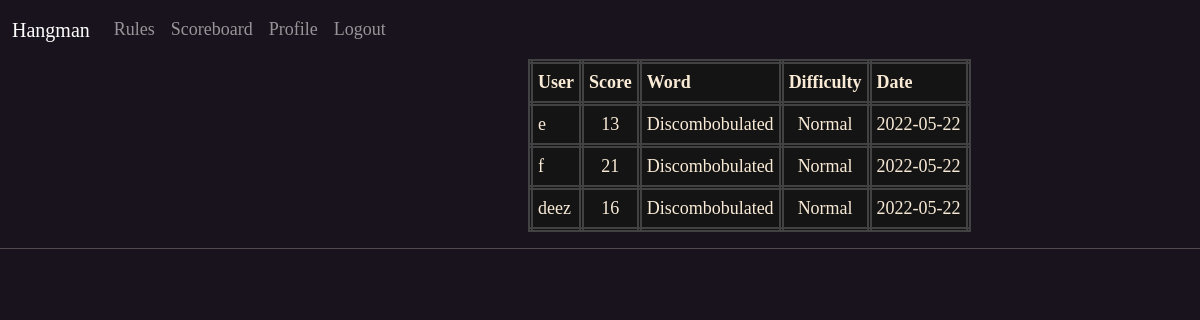
The app's page /scoreboard (signed in), older data.
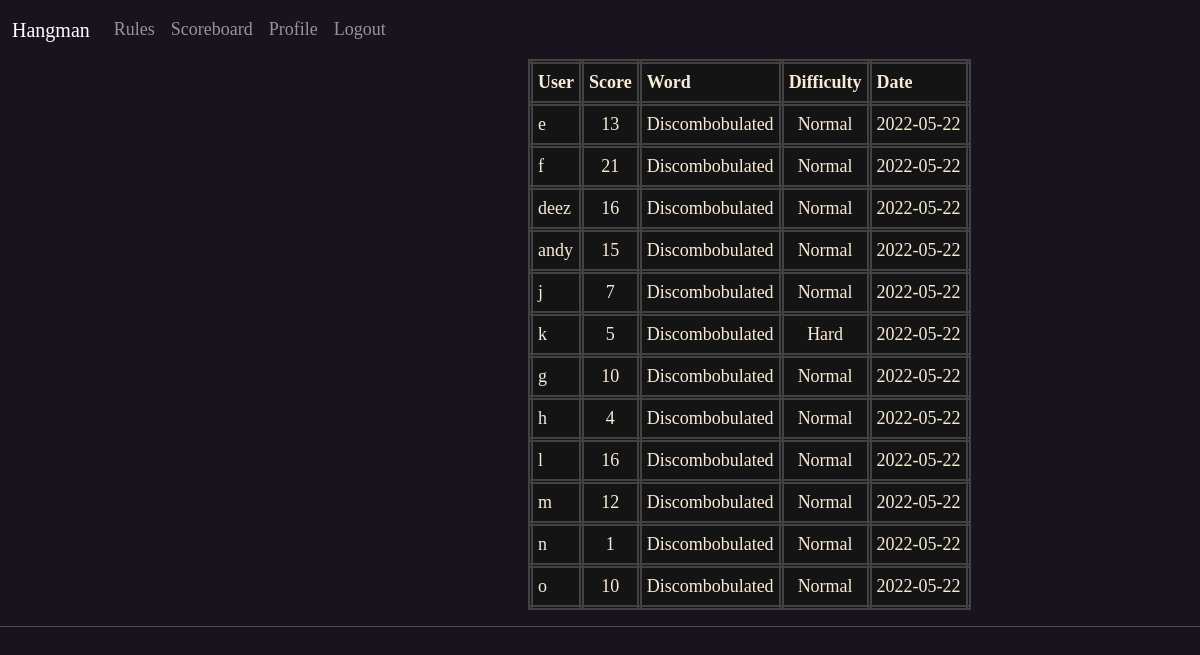
The same page, newer data.
### app/models.py (models this page shows, shortened)
class Words(db.Model):
    id = db.Column(db.Integer, primary_key=True)
    word = db.Column(db.String(60), index=True, unique=True)
    definition = db.Column(db.String(60), index=True, unique=True)

class Scores(db.Model):
    id = db.Column(db.Integer, primary_key=True)
    number_of_guesses = db.Column(db.Integer)
    recorded = db.Column(db.Date, index=True, default=date.today())
    difficulty = db.Column(db.String(10))
    user_id = db.Column(db.Integer, db.ForeignKey('user.id'), nullable=False)
    word_id = db.Column(db.Integer, db.ForeignKey('words.id'), nullable=False)

class User(UserMixin, db.Model):
    id = db.Column(db.Integer, primary_key=True)
    email = db.Column(db.String(60), index=True, unique=True)
    username = db.Column(db.String(60), index=True, unique=True)
    password_hash = db.Column(db.String(128))
    last_seen = db.Column(db.DateTime, default=datetime.utcnow())

### app/routes.py (the view)
@app.route('/scoreboard', methods=['GET', 'POST'])
@login_required
def scoreboard():
    if Scores.query.filter_by(user_id=current_user.id, word_id=wordID) == None:
        return redirect(url_for('notAnswered'))
    player_scores = []
    for score in Scores.query.all():
        player_scores.append([User.query.get(score.user_id).username, score.number_of_guesses,
                              Words.query.get(score.word_id).word, score.difficulty,
                              score.recorded])
    return render_template('scoreboard.html', user_score=player_scores)

### app/models.py (called while the page is built)
@login.user_loader
def load_user(id):
    return User.query.get(int(id))

### app/routes.py (called while the page is built)
@app.before_request
def before_request():
    if current_user.is_authenticated:
        current_user.last_seen = datetime.utcnow()
        db.session.commit()

### app/templates/scoreboard.html
{% extends 'base.html'%}
{% block content %}
<table style="position: relative; left: 44%;">
    <tr>
        <th class="scores">User </th>
        <th class="scores">Score</th>
        <th class="scores">Word</th>
        <th class="scores">Difficulty</th>
        <th class="scores">Date</th>
    </tr>
    {% for item, item2, item3, item4, item5 in user_score %}
    <tr>
        <td class="scores">{{ item }}</td>
        <td class="scores" style="text-align: center;">{{ item2 }}</td>
        <td class="scores" style="text-align: center;">{{ item3 }}</td>
        <td class="scores" style="text-align: center;">{{ item4 }}</td>
        <td class="scores" style="text-align: center;">{{ item5 }}</td>
    </tr>
    {% endfor %}
</table>
{% endblock %}

### app/templates/base.html (shortened to what this page needs)
<!DOCTYPE html>
<html>
<head>
    <link href="https://cdn.jsdelivr.net/npm/bootstrap@5.1.3/dist/css/bootstrap.min.css" rel="stylesheet"
>
</head>
<body>
    <nav class="navbar navbar-expand-sm navbar-dark sticky-top">
        <div class="container-fluid">
            <a class="navbar-brand" href="{{ url_for('hangman') }}">Hangman</a>
            <div class="collapse navbar-collapse" id="navbarSupportedContent">
                <ul class="navbar-nav me-auto mb-2 mb-lg-0">
                    <li class="nav-item">
                        <a class="nav-link" id="rules" style="cursor: pointer;">Rules</a>
                    </li>
                    <li class="nav-item">
                        <a class="nav-link" href="{{ url_for('scoreboard') }}">Scoreboard</a>
                    </li>
                    {% if current_user.is_anonymous %}
                    <li class="nav-item">
                        <a class="nav-link" href="{{ url_for('login') }}">Login</a>
                    </li>
                    {% else %}
                    <li class="nav-item">
                        <a class="nav-link" href="{{ url_for('user', username=current_user.username) }}">Profile</a>
                    </li>
                    <li class="nav-item">
                        <a class="nav-link" href="{{ url_for('logout') }}">Logout</a>
                    </li>
                    {% endif %}
                </ul>
            </div>
        </div>
    </nav>
    {%block content%}
    {%endblock%}
    <hr>
</body>
<link rel="stylesheet" href="{{url_for('static', filename='Hangman.css')}} ">
</html>

### app/static/Hangman.css (style rules this page uses)
body { background-color: rgb(25, 19, 29); color: antiquewhite; font-family: Garamond, serif; font-size: large; }
.scores { border: 5px double rgb(66, 66, 66); background-color: rgb(20, 20, 20); padding: 5px; }

Row changes from the older to the newer data that the page shows:
now on this page (row edited): User: user_score "andy"
added Scores: user_score "Normal", user_score "2022-05-22"
added Scores: user_score "Normal", user_score "2022-05-22"
added Scores: user_score "Hard", user_score "2022-05-22"
added Scores: user_score "Normal", user_score "2022-05-22"
added Scores: user_score "Normal", user_score "2022-05-22"
added Scores: user_score "Normal", user_score "2022-05-22"
added Scores: user_score "Normal", user_score "2022-05-22"
added Scores: user_score "Normal", user_score "2022-05-22"
added Scores: user_score "Normal", user_score "2022-05-22"
Text that changed along with them:
new list line: "15"
new list line: "Discombobulated"
new list line: "j 7"
new list line: "k 5"
new list line: "g 10"
new list line: "h 4"
new list line: "l 16"
new list line: "m 12"
new list line: "n 1"
new list line: "o 10"
